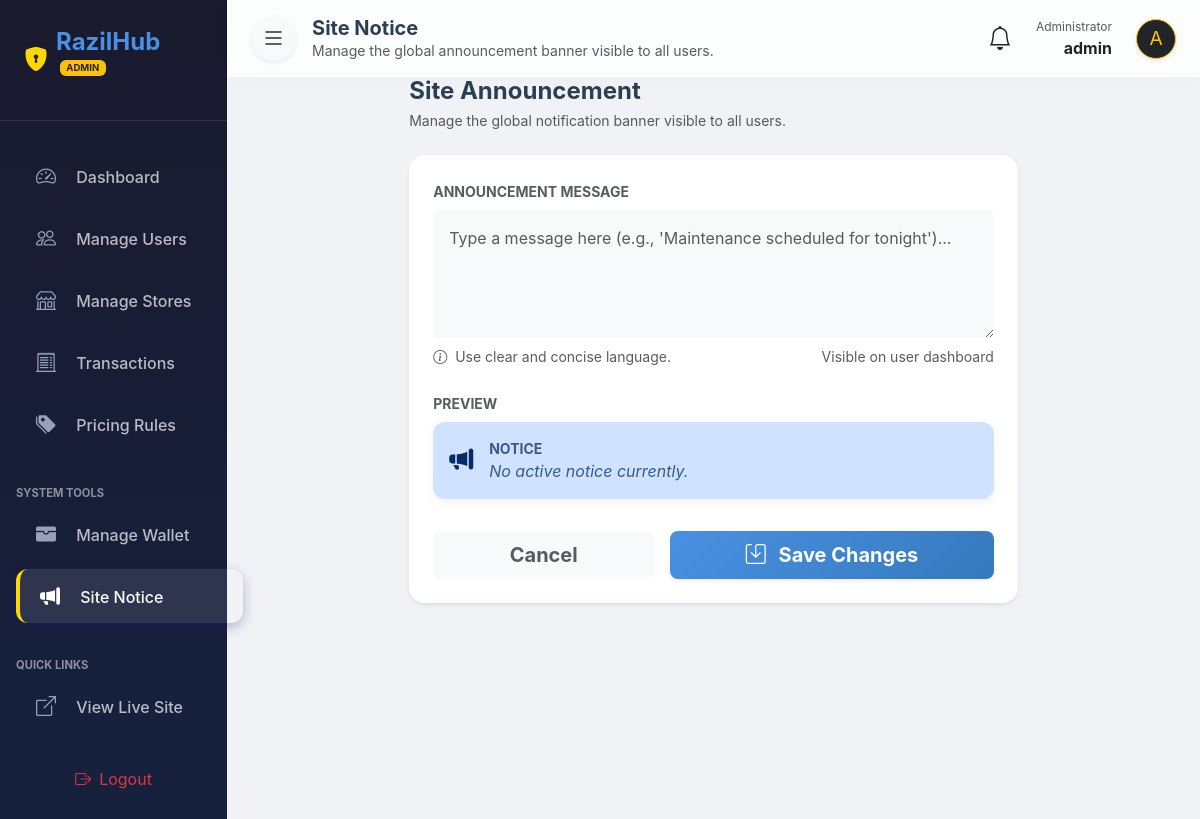
Before: /admin/notice (signed in) with the older database file.
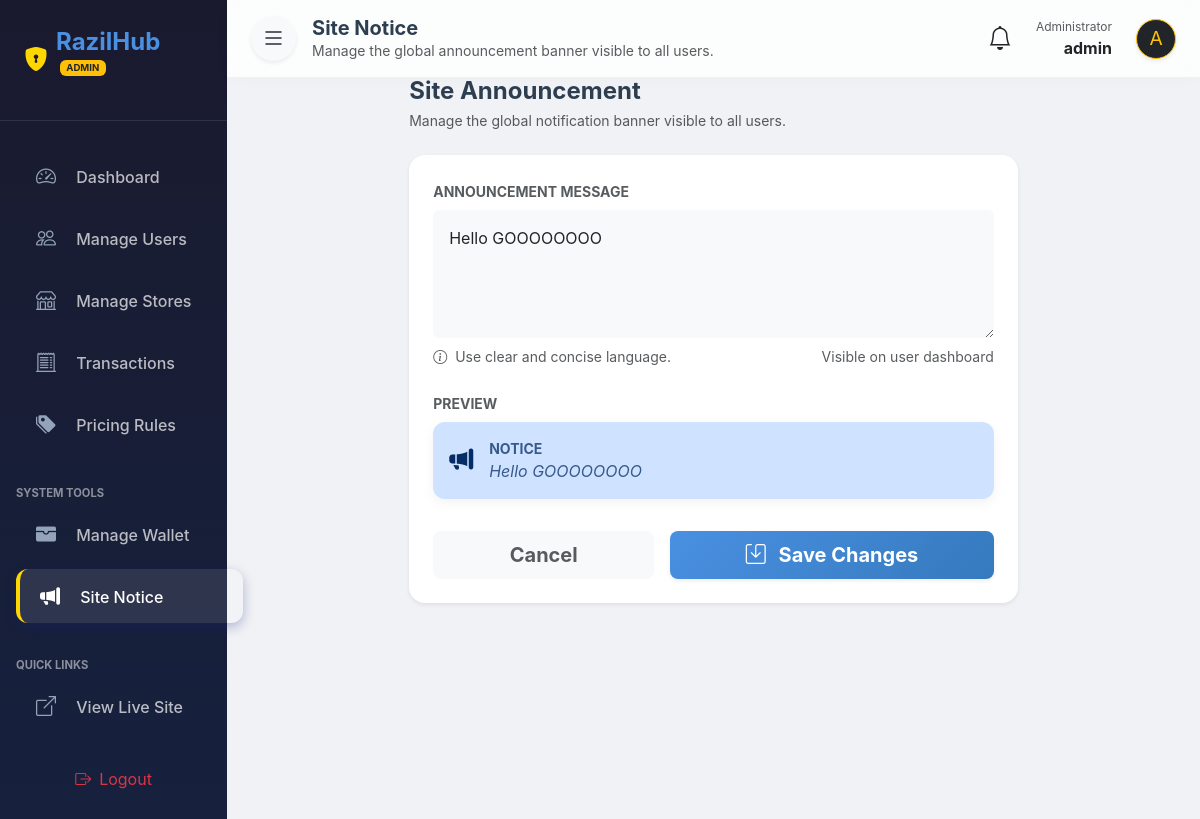
After: the same page with the newer database file.
### app.py (models this page shows)
class SiteSetting(db.Model):
    id = db.Column(db.Integer, primary_key=True)
    key = db.Column(db.String(50), unique=True, nullable=False)
    value = db.Column(db.Text)

### app.py (the view, shortened to what this page needs)
@app.route('/admin/notice', methods=['GET', 'POST'])
@admin_required
def admin_notice():
    setting = SiteSetting.query.filter_by(key='site_notice').first()
    notice = setting.value if setting else ""
    return render_template('admin/notice.html', notice=notice)

### app.py (called while the page is built)
@app.context_processor
def inject_site_notice():
    notice_setting = SiteSetting.query.filter_by(key='site_notice').first()
    return dict(site_notice=notice_setting.value if notice_setting else None)

@app.context_processor
def inject_admin_stats():
    if current_user.is_authenticated and current_user.is_admin:
        pending_txns = Transaction.query.filter(
            Transaction.status == 'Pending',
            Transaction.type.in_(['Withdrawal', 'Store Withdrawal (MoMo)'])
        ).order_by(Transaction.date.desc()).all()
        return dict(
            pending_withdrawals_count=len(pending_txns),
            pending_notifications=pending_txns
        )
    return dict(pending_withdrawals_count=0, pending_notifications=[])

@login_manager.user_loader
def load_user(user_id):
    return User.query.get(int(user_id))

def admin_required(f):
    @wraps(f)
    def decorated_function(*args, **kwargs):
        if not current_user.is_authenticated or not current_user.is_admin:
            flash("Access denied. Admin privileges required.", "error")
            return redirect(url_for('login'))
        return f(*args, **kwargs)
    return decorated_function

### templates/admin/notice.html (shortened to what this page needs)
{% extends 'admin/base.html' %}
{% block header_title %}Site Notice{% endblock %}
{% block header_subtitle %}Manage the global announcement banner visible to all users.{% endblock %}
{% block content %}
<div class="row justify-content-center">
    <div class="col-lg-8">
        <div class="d-flex align-items-center justify-content-between mb-4">
            <div>
                <h4 class="fw-bold mb-1">Site Announcement</h4>
                <p class="text-muted small mb-0">Manage the global notification banner visible to all users.</p>
            </div>
        </div>
        <div class="card border-0 shadow-sm rounded-4">
            <div class="card-body p-4">
                <form method="POST">
                    <div class="mb-4">
                        <label for="notice" class="form-label fw-bold small text-uppercase text-muted">Announcement
                            Message</label>
                        <textarea class="form-control bg-light border-0 p-3" id="notice" name="notice" rows="4"
                            placeholder="Type a message here (e.g., 'Maintenance scheduled for tonight')..."
                            style="font-size: 1rem; min-height: 120px;">{{ notice }}</textarea>
                        <div class="form-text mt-2 d-flex justify-content-between">
                            <span><i class="bi bi-info-circle me-1"></i> Use clear and concise language.</span>
                            <span class="text-muted">Visible on user dashboard</span>
                        </div>
                    </div>
                    <div class="mb-4">
                        <label class="form-label fw-bold small text-uppercase text-muted">Preview</label>
                        <div class="alert alert-primary border-0 d-flex align-items-center" role="alert">
                            <i class="bi bi-megaphone-fill me-3 fs-4"></i>
                            <div>
                                <strong class="d-block text-uppercase small opacity-75">Notice</strong>
                                <span class="fst-italic opacity-75" id="previewText">{{ notice or 'No active notice
                                    currently.' }}</span>
                            </div>
                        </div>
                    </div>
                    <div class="d-flex gap-3 pt-2">
                        <a href="{{ url_for('admin_dashboard') }}"
                            class="btn btn-light btn-lg flex-fill fw-bold text-muted">Cancel</a>
                        <button type="submit" class="btn btn-primary btn-lg flex-fill fw-bold shadow-sm">
                            <i class="bi bi-save me-2"></i> Save Changes
                        </button>
                    </div>
                </form>
            </div>
        </div>
    </div>
</div>
{% endblock %}

Changed rows visible on the page:
added SiteSetting: notice "Hello GOOOOOOOO", value "Hello GOOOOOOOO"
Other visible differences:
text no longer shown: "No active notice currently."
